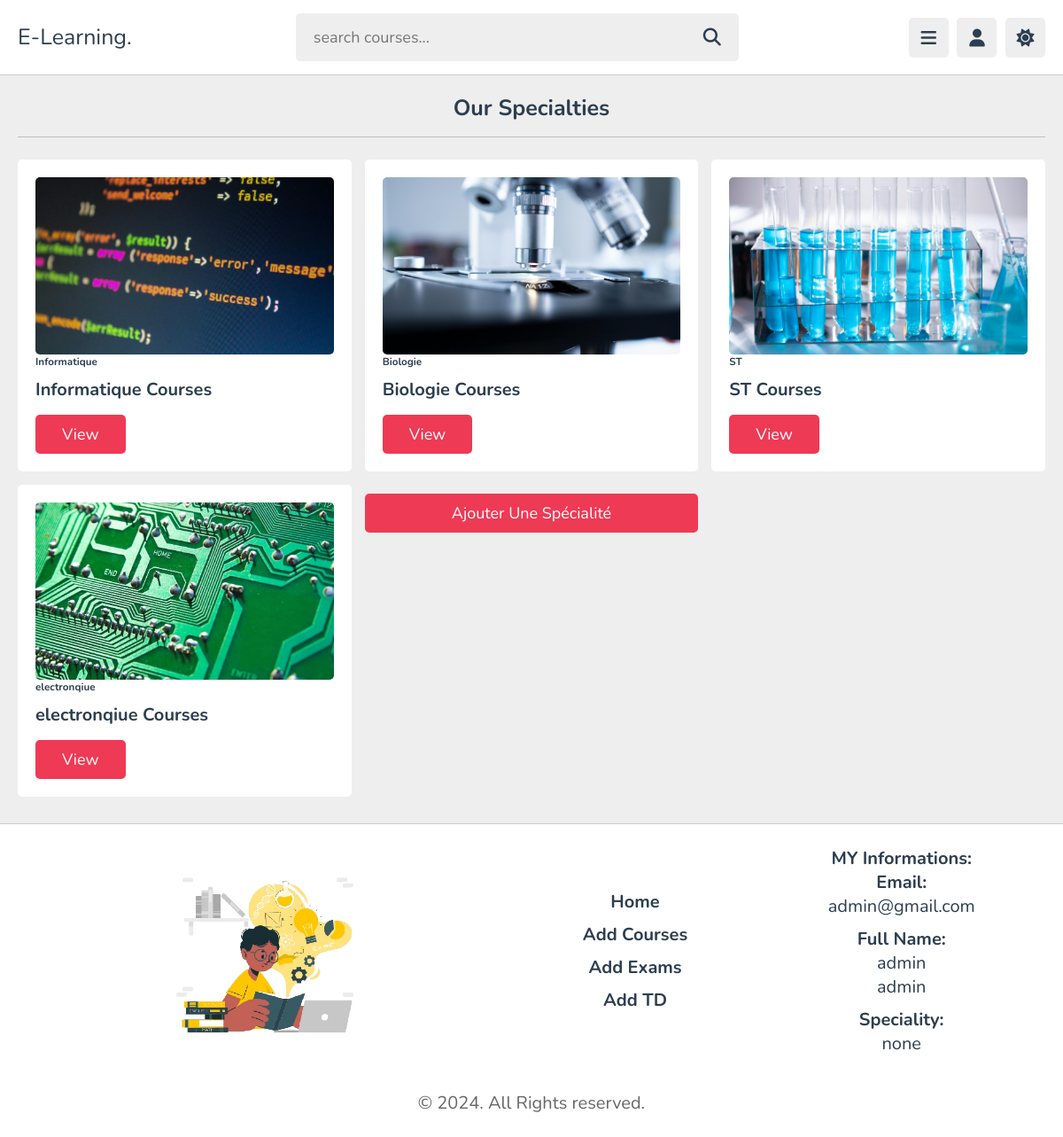
Screenshot of /index.php (signed in) with the database file from the repository.
### tables this page shows
CREATE TABLE `specialties` (
  `specialty_id` int(11) NOT NULL,
  `specialty_name` varchar(255) NOT NULL,
  `image` varchar(255) NOT NULL
);

CREATE TABLE `users` (
  `user_id` int(11) NOT NULL,
  `nom` varchar(255) NOT NULL,
  `prenom` varchar(255) NOT NULL,
  `username` varchar(255) NOT NULL,
  `email` varchar(255) NOT NULL,
  `password` varchar(255) NOT NULL,
  `Specialite` varchar(255) NOT NULL,
  `niveau` varchar(255) NOT NULL,
  `role` int(11) NOT NULL DEFAULT 0
);

### config/dbconnection.php (called while the page is built, shortened)
<?php
function getUserInfo($connexion, $username) {
    $query = "SELECT * FROM Users WHERE username = '$username'";
    $result = mysqli_query($connexion, $query);
    return $result;
}
function getSpecialties($connexion) {
    $query = "SELECT * FROM Specialties";
    return mysqli_query($connexion, $query);
}
?>

### index.php (the view, shortened to what this page needs)
<html lang="en">
<head>
</head>
<body>
<?php include_once 'header.php' ;?>
<section class="courses">
   <h1 class="heading">our specialties</h1>
   <div class="box-container">
   <?php
$specialties = getSpecialties($connexion);
if ($specialties && mysqli_num_rows($specialties) > 0) {
    while ($row = mysqli_fetch_assoc($specialties)) {
        echo '<div class="box">';
        echo '<div class="thumb">';
        echo '<img src="' . $row["image"] . '" alt="">';
        echo '<div class="info">';
        echo '<h3>' . $row["specialty_name"] . '</h3>';
        echo '</div>';
        echo '</div>';
        echo '<h3 class="title"> ' . $row["specialty_name"] . ' Courses</h3>';
        echo '<a href="display_levels.php?specialty_id=' . $row['specialty_id'] . '" class="inline-btn">View</a>';
        echo '</div>';
    }
    if ($role == 1) {
        echo '<a href="ajouter_specialite.php" class="btn">Ajouter une spécialité</a>';
    }
} else {
    echo "Aucune spécialité disponible pour le moment.";
}
?>
   </div>
</section>
<?php include_once 'footer.php'; ?>
</body>
</html>

### header.php (shortened to what this page needs)
<?php
include 'config/dbconnection.php';
$username = $_SESSION["username"];
$userInfo = getUserInfo($connexion, $username);
if($userInfo && mysqli_num_rows($userInfo) == 1) {
    $row = mysqli_fetch_assoc($userInfo);
    $email = $row["email"];
    $nom=$row['nom'];
    $prenom=$row['prenom'];
    $specialite=$row['Specialite'];
    $role=$row['role'];
} else {
    $email = "N/A";
}
?>
<!DOCTYPE html>
<html lang="en">
<head>
   <link rel="stylesheet" href="https://cdnjs.cloudflare.com/ajax/libs/font-awesome/6.1.2/css/all.min.css">
   <link rel="stylesheet" href="css/style.css">
</head>
<body>
<header class="header">
   <section class="flex">
      <a href="index.php" class="logo">E-Learning.</a>
      <form action="search.php" method="post" class="search-form">
         <input type="text" name="search_box" required placeholder="search courses..." maxlength="100">
         <button type="submit" class="fas fa-search"></button>
      </form>
      <div class="icons">
         <div id="menu-btn" class="fas fa-bars"></div>
         <div id="user-btn" class="fas fa-user"></div>
         <div id="toggle-btn" class="fas fa-sun"></div>
      </div>
   </section>
</header>

### footer.php (shortened to what this page needs)
<footer class="footer">
        <div class="footer-container">
            <div class="footer-logo">
                <img src="images/Learning1.png" alt="learning">
            </div>
            <div class="footer-links">
                <ul>
                    <li><a href="index.php">Home</a></li>
                    <li><a href="ajouter_lesson.php">Add Courses</a></li>
                    <li><a href="ajouter_examen.php">Add Exams</a></li>
                    <li><a href="ajouter_td.php">Add TD</a></li>
                </ul>
            </div>
            <div class="footer-contact">
                <p> <strong> MY Informations:</strong></p>
                <ul>
                    <li> <strong> Email:</strong> <br><?php echo $email ; ?></li>
                    <li><strong> Full Name:</strong> <br><?php echo $nom ; ?> <br><?php echo $prenom ; ?></li>
                    <li><strong> Speciality:</strong> <br> <?php echo $specialite ; ?></li>
                </ul>
            </div>
            </div>
        <div class="footer-copyright">
            <p>&copy; 2024. All Rights reserved.</p>
          </div>
    </footer>

### css/style.css (style rules this page uses)
html { scroll-behavior: smooth; }
:root { --main-color:#ee3a55; --red:#e74c3c; --orange:#f39c12; --light-color:#888; --light-bg:#eee; --black:#2c3e50; --white:#fff; --border:.1rem solid rgba(0,0,0,.2); }
* { font-family: 'Nunito', sans-serif; margin:0; padding:0; box-sizing: border-box; outline: none; border:none; text-decoration: none; }
h1 { text-align: center; color: #333; }
html { font-size: 62.5%; overflow-x: hidden; }
body { background-color: var(--light-bg); padding-left: 30rem; }
section { padding:2rem; margin: 0 auto; max-width: 1200px; }
.heading { font-size: 2.5rem; color:var(--black); margin-bottom: 2.5rem; border-bottom: var(--border); padding-bottom: 1.5rem; text-transform: capitalize; }
.inline-btn, .inline-option-btn, .inline-delete-btn, .btn, .delete-btn, .option-btn { border-radius: .5rem; color:#fff; font-size: 1.8rem; cursor: pointer; text-transform: capitalize; padding:1rem 3rem; text-align: center; margin-top: 1rem; }
.btn, .delete-btn, .option-btn { display: block; width: 100%; }
.inline-btn, .inline-option-btn, .inline-delete-btn { display: inline-block; }
.btn, .inline-btn { background-color: var(--main-color); }
.header { position: sticky; top:0; left:0; right: 0; background-color: var(--white); z-index: 1000; border-bottom: var(--border); }
.header .flex { display: flex; align-items: center; justify-content: space-between; position: relative; padding: 1.5rem 2rem; }
.header .flex .logo { font-size: 2.5rem; color: var(--black); }
.header .flex .search-form { width: 50rem; border-radius: .5rem; background-color: var(--light-bg); padding:1.5rem 2rem; display: flex; gap:2rem; }
.header .flex .search-form input { width: 100%; font-size: 1.8rem; color:var(--black); background:none; }
.header .flex .search-form button { background:none; font-size: 2rem; cursor: pointer; color:var(--black); }
.header .flex .icons div { font-size: 2rem; color:var(--black); background-color: var(--light-bg); border-radius: .5rem; height: 4.5rem; width: 4.5rem; line-height: 4.5rem; cursor: pointer; text-align: center; margin-left: .7rem; }
.courses .box-container { display: grid; grid-template-columns: repeat(auto-fit, minmax(30rem, 1fr)); gap:1.5rem; justify-content: center; align-items: flex-start; }
.courses .box-container .box { border-radius: .5rem; background-color: var(--white); padding: 2rem; }
.courses .box-container .box .thumb { position: relative; }
.courses .box-container .box .thumb img { width: 100%; height: 20rem; object-fit: cover; border-radius: .5rem; }
.courses .box-container .box .title { font-size: 2rem; color: var(--black); padding-bottom: .5rem; padding-top: 1rem; }
.info > h3 { color: var(--black); }
.footer { background-color: var(--white); border-top: var(--border); bottom: 0; left: 0; right: 0; text-align: center; font-size: 2rem; padding:2.5rem 2rem; color:var(--black); margin-top: 1rem; z-index: 1000; }
.footer-container { display: flex; flex-wrap: wrap; justify-content: space-around; align-items: center; }
.footer-logo img { width: 400px; }
.footer-links ul, .footer-contact ul, .footer-social ul { list-style-type: none; padding: 0; }
.footer-links li, .footer-contact li, .footer-social li { margin-bottom: 10px; }
.footer-links ul li a { text-decoration: none; color: var(--SecondColor); font-weight: bold; transition: color 0.3s ease; }
.footer-copyright p { margin: 30px 0 0; color: #666; text-align: center; }
@media (max-width:1200px) { body { padding-left: 0; } }

### rows the page displays
specialties: image (picture), specialty_name "Informatique"
specialties: image (picture), specialty_name "Biologie"
specialties: image (picture), specialty_name "ST"
specialties: image (picture), specialty_name "electronqiue"
users: email "admin@gmail.com", nom "admin", prenom "admin", Specialite "none"
